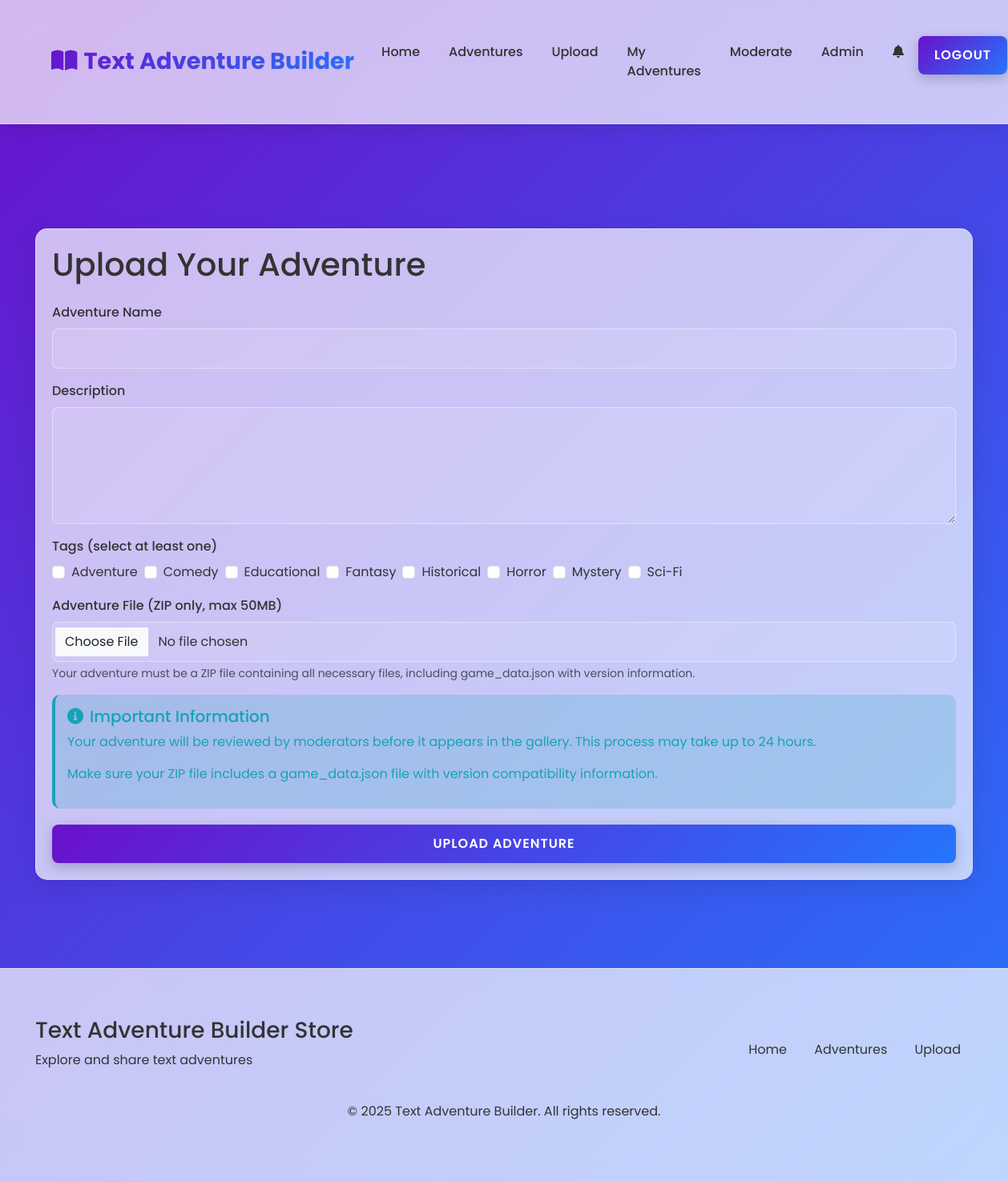
Screenshot of /upload (signed in) with the database file from the repository.
### tables this page shows
CREATE TABLE tags (
    id INTEGER PRIMARY KEY AUTOINCREMENT,
    name TEXT UNIQUE NOT NULL
);

### app.py (the view, shortened to what this page needs)
@app.route('/upload', methods=['GET', 'POST'])
@login_required
def upload_adventure():
    conn = get_db_connection()
    tags = conn.execute('SELECT id, name FROM tags ORDER BY name').fetchall()
    conn.close()
    return render_template('upload.html', tags=tags)

### app.py (called while the page is built)
def get_db_connection():
    conn = sqlite3.connect(app.config['DATABASE'])
    conn.row_factory = sqlite3.Row
    return conn

def login_required(f):
    @wraps(f)
    def decorated_function(*args, **kwargs):
        if 'user_id' not in session:
            flash('Please log in to access this page', 'error')
            return redirect(url_for('login', next=request.url))
        return f(*args, **kwargs)
    return decorated_function

def get_site_settings():
    conn = get_db_connection()
    settings = {}
    for row in conn.execute('SELECT setting_name, setting_value FROM site_settings').fetchall():
        settings[row['setting_name']] = row['setting_value']
    conn.close()
    return settings

def get_pending_moderation_count():
    if 'user_id' not in session:
        return 0
    conn = get_db_connection()
    user = conn.execute('SELECT role FROM users WHERE id = ?', (session['user_id'],)).fetchone()
    if user and user['role'] in ['admin', 'moderator']:
        count = conn.execute('SELECT COUNT(*) as count FROM adventures WHERE approved = 0').fetchone()['count']
    else:
        count = 0
    conn.close()
    return count

@app.context_processor
def inject_settings():
    settings = get_site_settings()
    pending_count = get_pending_moderation_count()
    return dict(settings=settings, pending_moderation_count=pending_count)

### templates/upload.html (shortened to what this page needs)
{% extends 'base.html' %}
{% block content %}
<section class="mt-4 fade-in">
    <div class="glass-panel">
        <h1 class="mb-4">Upload Your Adventure</h1>
        <form action="{{ url_for('upload_adventure') }}" method="post" enctype="multipart/form-data">
            <div class="mb-3">
                <label for="name" class="form-label">Adventure Name</label>
                <input type="text" class="form-control" id="name" name="name" required>
            </div>
            <div class="mb-3">
                <label for="description" class="form-label">Description</label>
                <textarea class="form-control" id="description" name="description" rows="5" required></textarea>
            </div>
            <div class="mb-3">
                <label class="form-label">Tags (select at least one)</label>
                <div class="d-flex flex-wrap gap-2">
                    {% for tag in tags %}
                        <div class="form-check">
                            <input class="form-check-input" type="checkbox" name="tags" value="{{ tag.id }}" id="tag-{{ tag.id }}">
                            <label class="form-check-label" for="tag-{{ tag.id }}">{{ tag.name }}</label>
                        </div>
                    {% endfor %}
                </div>
            </div>
            <div class="mb-3">
                <label for="adventure-file" class="form-label">Adventure File (ZIP only, max 50MB)</label>
                <input type="file" class="form-control" id="adventure-file" name="adventure_file" accept=".zip" required>
                <div class="form-text">Your adventure must be a ZIP file containing all necessary files, including game_data.json with version information.</div>
            </div>
            <div class="alert alert-info">
                <h5><i class="fas fa-info-circle me-2"></i>Important Information</h5>
                <p>Your adventure will be reviewed by moderators before it appears in the gallery. This process may take up to 24 hours.</p>
                <p>Make sure your ZIP file includes a game_data.json file with version compatibility information.</p>
            </div>
            <div class="d-grid gap-2">
                <button type="submit" class="btn-3d">Upload Adventure</button>
            </div>
        </form>
    </div>
</section>
{% endblock %}

### static/css/style.css (style rules this page uses)
:root { --primary-color: #6a11cb; --secondary-color: #2575fc; --text-color: #333; --text-light: #fff; --bg-color: #f5f7fa; --card-bg: rgba(255, 255, 255, 0.7); --card-border: rgba(255, 255, 255, 0.4); --card-shadow: rgba(0, 0, 0, 0.1); --success-color: #28a745; --danger-color: #dc3545; --warning-color: #ffc107; --info-color: #17a2b8; }
* { margin: 0; padding: 0; box-sizing: border-box; }
body { font-family: 'Poppins', sans-serif; background: var(--bg-color); color: var(--text-color); min-height: 100vh; background-image: linear-gradient(135deg, var(--primary-color) 0%, var(--secondary-color) 100%); background-attachment: fixed; transition: all 0.3s ease; }
.glass-panel { background: var(--card-bg); border-radius: 15px; backdrop-filter: blur(10px); border: 1px solid var(--card-border); box-shadow: 0 8px 32px 0 var(--card-shadow); padding: 20px; margin-bottom: 30px; transition: transform 0.3s ease, box-shadow 0.3s ease; }
.btn-3d { position: relative; display: inline-block; padding: 12px 20px; background: linear-gradient(135deg, var(--primary-color) 0%, var(--secondary-color) 100%); color: var(--text-light); border-radius: 8px; border: none; font-weight: 600; text-transform: uppercase; letter-spacing: 1px; cursor: pointer; box-shadow: 0 5px 15px rgba(0, 0, 0, 0.2); transition: all 0.3s ease; text-decoration: none; text-align: center; }
.form-control { background: rgba(255, 255, 255, 0.1); border: 1px solid var(--card-border); border-radius: 8px; padding: 12px 15px; color: var(--text-color); transition: all 0.3s ease; }
.form-label { font-weight: 500; margin-bottom: 8px; }
.alert { border-radius: 10px; padding: 15px; margin-bottom: 20px; border: none; }
.alert-info { background-color: rgba(23, 162, 184, 0.2); border-left: 4px solid var(--info-color); color: var(--info-color); }
.fade-in { animation: fadeIn 0.5s ease forwards; }

### rows the page displays
tags: name "Adventure"
tags: name "Comedy"
tags: name "Educational"
tags: name "Fantasy"
tags: name "Historical"
tags: name "Horror"
tags: name "Mystery"
tags: name "Sci-Fi"
